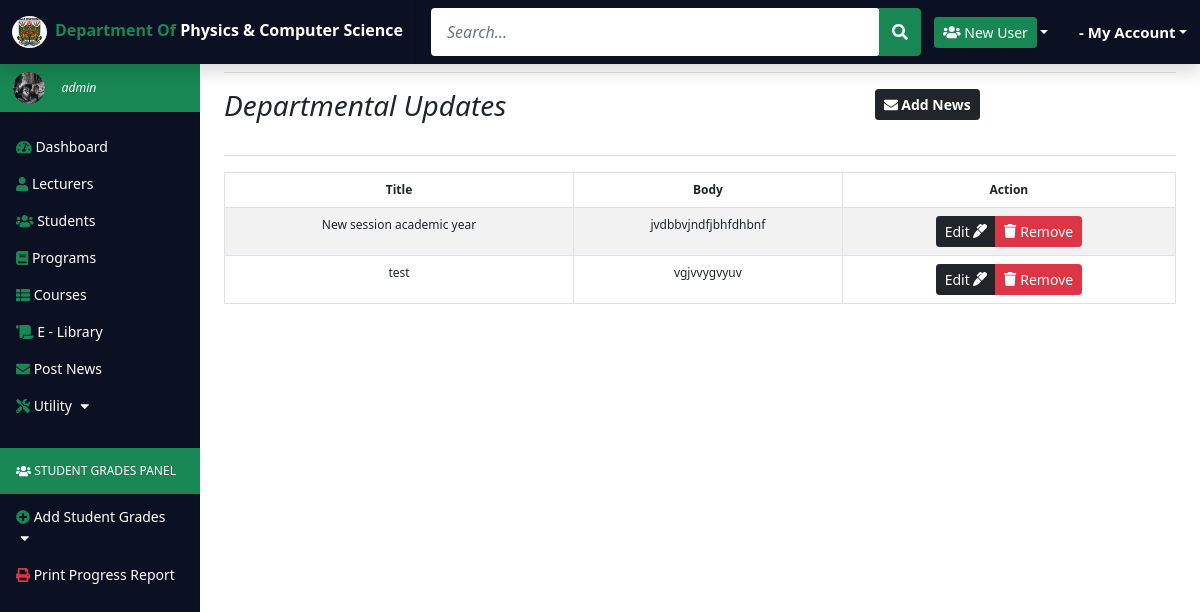
/admin/admin-add-news.php, run on the app's committed database.
### tables this page shows
CREATE TABLE IF NOT EXISTS `tblnews` (
  `news_ID` int(11) NOT NULL AUTO_INCREMENT,
  `posttitle` varchar(50) DEFAULT NULL,
  `postauthor` int(11) DEFAULT NULL,
  `postcontent` text,
  `date_published` date DEFAULT NULL,
  PRIMARY KEY (`news_ID`),
  KEY `postauthor` (`postauthor`)
);

### admin/admin-add-news.php (the view, shortened to what this page needs)
<?php
      require 'admin-dashboard-header.php';
      include 'admin-dashboard-sidebar.php';
?>
    <main class="col-md-9 ms-sm-auto col-lg-10 px-md-4 mt-5">
    <div class="row">
    <div class="col-md-8">
    <h3 class="fst-italic">Departmental Updates </h3>
</div>
<div class="col-md-4">
<button class="btn btn-dark btn-sm fw-bold" data-bs-toggle="modal" data-bs-target="#Modal1"><i class="fas fa-envelope"></i> Add News</button>
</div>
</div>
<div class="d-flex flex-wrap flex-md-nowrap align-items-center pt-3 pb-2 mb-3 border-bottom">
      </div>
           <form action="../inlcudes/action.php" Method="POST">
			      <div class="table-responsive">
				<table id="dash-table" class="table table-striped table-bordered table-hover table-responsive" style="font-size:12px" cellspacing="0">
				  <thead class="text-center">
				  	<tr>
				  		 <th>Title</th>
				  		<th>Body</th>
				  	 	<th>Action</th>
				  	</tr>
				  </thead>
				  <tbody class="text-center">
				  	<?php
              require '../includes/connection.php';
				  	  $sql = "SELECT * FROM  tblnews ORDER BY news_ID DESC";
              $query = mysqli_query($conn, $sql);
              foreach ($query as $result) {?>
				  		<tr>
				  		<td> <?php echo $result['posttitle'];?></td>
				  		<td> <?php echo $result['postcontent'];?></td>
				  	  <td>
                <div class="btn-group">
              <a class="text-white mr-2 text-decoration-none btn btn-dark btn-sm editbtn" data-bs-toggle="modal" data-bs-target="#Modal3" title="Edit">Edit <i class="fas fa-marker"></i> </a>
				  					 <a title="Delete" href="../includes/action.php?deletenews=<?php echo $result['news_ID'];?>" class="btn btn-danger btn-sm" onclick="return confirm('Do you want to remove this post?')";><i class="fas fa-trash"></i> Remove</a>
              </div>
                    </td>
              </tr>
             <?php
				  	}
				  	?>
				  </tbody>
					</table>
			</div>
				</form>
</main>
<?php require 'admin-dashboard-footer.php';?>

### assets/css/dashboard.css (style rules this page uses)
:root { --bs-blue: #0d6efd; --bs-indigo: #6610f2; --bs-purple: #6f42c1; --bs-pink: #d63384; --bs-red: #dc3545; --bs-orange: #fd7e14; --bs-yellow: #ffc107; --bs-green: #198754; --bs-teal: #20c997; --bs-cyan: #0dcaf0; --bs-white: #fff; --bs-gray: #6c757d; --bs-gray-dark: #343a40; --bs-primary: #0d6efd; --bs-secondary: #6c757d; --bs-success: #198754; --bs-info: #0dcaf0; --bs-warning: #ffc107; --bs-danger: #dc3545; --bs-light: #f8f9fa; --bs-dark: #212529; --dark: #0c1023; --bs-font-sans-serif: system-ui,-apple-system,"Segoe UI",Roboto,"Helvetica Neue",Arial,"Noto Sans","Liberation Sans",sans-serif,"Apple Color Emoji","Segoe UI Emoji","Segoe UI Symbol","Noto Color Emoji"; --bs-font-monospace: SFMono-Regular,Menlo,Monaco,Consolas,"Liberation Mono","Courier New",monospace; --bs-gradient: linear-gradient(180deg, rgba(255, 255, 255, 0.15), rgba(255, 255, 255, 0)); }
body { font-size: .875rem; }
.text-center { text-align: center !important; }

### data on the page
tblnews: posttitle "New session academic year", postcontent "jvdbbvjndfjbhfdhbnf"
tblnews: posttitle "test", postcontent "vgjvvygvyuv"
